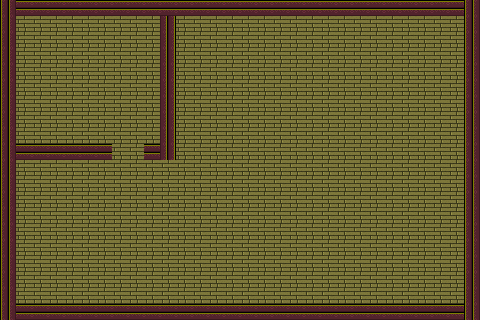

A 2D game scene composited from a Tiled map and its tileset images. What follows is a short description and the map's XML, with every tile layer's data as written:
An orthogonal 30x20 tile map with 16x16 px tiles, 1 tile layer (Tilelaag 1).

<map version="1.9" tiledversion="1.9.2" orientation="orthogonal" renderorder="right-down" width="30" height="20" tilewidth="16" tileheight="16" infinite="0" nextlayerid="2" nextobjectid="1">
 <tileset firstgid="1" source="Hotline-Miami-TileSet.tsx" />
 <layer id="1" name="Tilelaag 1" width="30" height="20">
  <data encoding="csv">
24,27,27,27,27,27,27,27,27,27,27,27,27,27,27,27,27,27,27,27,27,27,27,27,27,27,27,27,27,24,
24,317,317,317,317,317,317,317,317,317,26,317,317,317,317,317,317,317,317,317,317,317,317,317,317,317,317,317,317,24,
24,317,317,317,317,317,317,317,317,317,26,317,317,317,317,317,317,317,317,317,317,317,317,317,317,317,317,317,317,24,
24,317,317,317,317,317,317,317,317,317,26,317,317,317,317,317,317,317,317,317,317,317,317,317,317,317,317,317,317,24,
24,317,317,317,317,317,317,317,317,317,26,317,317,317,317,317,317,317,317,317,317,317,317,317,317,317,317,317,317,24,
24,317,317,317,317,317,317,317,317,317,26,317,317,317,317,317,317,317,317,317,317,317,317,317,317,317,317,317,317,24,
24,317,317,317,317,317,317,317,317,317,26,317,317,317,317,317,317,317,317,317,317,317,317,317,317,317,317,317,317,24,
24,317,317,317,317,317,317,317,317,317,26,317,317,317,317,317,317,317,317,317,317,317,317,317,317,317,317,317,317,24,
24,317,317,317,317,317,317,317,317,317,26,317,317,317,317,317,317,317,317,317,317,317,317,317,317,317,317,317,317,24,
24,27,27,27,27,27,27,317,317,27,26,317,317,317,317,317,317,317,317,317,317,317,317,317,317,317,317,317,317,24,
24,317,317,317,317,317,317,317,317,317,317,317,317,317,317,317,317,317,317,317,317,317,317,317,317,317,317,317,317,24,
24,317,317,317,317,317,317,317,317,317,317,317,317,317,317,317,317,317,317,317,317,317,317,317,317,317,317,317,317,24,
24,317,317,317,317,317,317,317,317,317,317,317,317,317,317,317,317,317,317,317,317,317,317,317,317,317,317,317,317,24,
24,317,317,317,317,317,317,317,317,317,317,317,317,317,317,317,317,317,317,317,317,317,317,317,317,317,317,317,317,24,
24,317,317,317,317,317,317,317,317,317,317,317,317,317,317,317,317,317,317,317,317,317,317,317,317,317,317,317,317,24,
24,317,317,317,317,317,317,317,317,317,317,317,317,317,317,317,317,317,317,317,317,317,317,317,317,317,317,317,317,24,
24,317,317,317,317,317,317,317,317,317,317,317,317,317,317,317,317,317,317,317,317,317,317,317,317,317,317,317,317,24,
24,317,317,317,317,317,317,317,317,317,317,317,317,317,317,317,317,317,317,317,317,317,317,317,317,317,317,317,317,24,
24,317,317,317,317,317,317,317,317,317,317,317,317,317,317,317,317,317,317,317,317,317,317,317,317,317,317,317,317,24,
24,27,27,27,27,27,27,27,27,27,27,27,27,27,27,27,27,27,27,27,27,27,27,27,27,27,27,27,27,24
</data>
 </layer>
</map>
